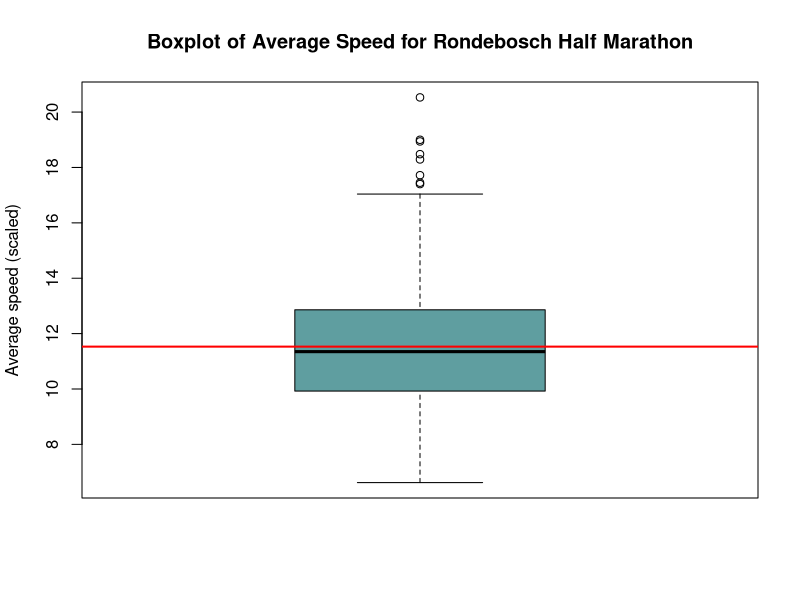
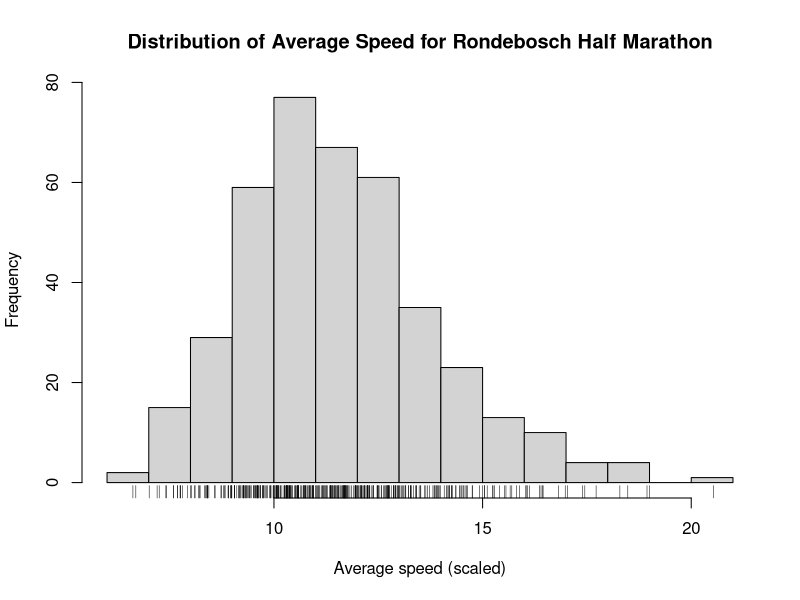

Generate these figures, in order, with R: (Note: this script raises an error after producing the figures.)
### STA4026S - Analytics - CA2
### FLSANT005 - Antony Fleischer

dat_train = read.table('Rondebosch21km_2021_Train.txt', h = TRUE)
dat_val = read.table('Rondebosch21km_2021_Validate.txt', h = TRUE)
dat_test = read.table('Rondebosch21km_2021_Test.txt', h = TRUE)
attach(dat_train)

### Question 1
### =====================
## a)
#Five number summary
boxplot(Speed_21km, data = dat_train, ylab = "Average speed (scaled)", main = "Boxplot of Average Speed for Rondebosch Half Marathon", col = "cadetblue")
summary(Speed_21km)
subset(dat_train, dat_train$Speed_21km > 17)
abline(h = mean(Speed_21km), col = "red", lwd = 2)

#Distribution and skewness
par(mfrow = c(1, 1))
hist(Speed_21km, xlab = "Average speed (scaled)", main = "Distribution of Average Speed for Rondebosch Half Marathon")
rug(Speed_21km)

#Speed vs Sex
par(mfrow = c(1, 2))
plot(Speed_21km ~ Sex, col = "cadetblue", main= "Average Speed vs Sex", ylab = "Average speed (scaled)")
cor(Speed_21km, as.numeric(Sex))

mean(Speed_21km)
mean(subset(Speed_21km, Sex == 'Male'))
mean(subset(Speed_21km, Sex == 'Female'))

#Speed vs Shoe
plot(Speed_21km ~ ShoeBrand, col  = "cadetblue", main = "Average Speed vs Shoe", ylab = "Average speed (scaled)")
cor(Speed_21km, as.numeric(ShoeBrand))

#Speed vs Age
plot(Speed_21km ~ Age_Scl, main = "Average Speed vs Age", ylab = "Average speed (scaled)", xlab = "Age (scaled)")
age_lm = lm(Speed_21km~Age_Scl)
abline(age_lm, col = 'red', lwd = 2)
cor(Speed_21km, Age_Scl)


#Speed vs Nutrition
plot(Speed_21km ~ Nutrition,  main = "Average Speed vs Nutrition", ylab = "Average speed (scaled)", xlab = "Nutrtion")
age_lm = lm(Speed_21km~Nutrition)
abline(age_lm, col = 'red', lwd = 2)
cor(Speed_21km, Nutrition)

## b)
X_train = matrix(cbind(Nutrition,Age_Scl,as.numeric(Sex)-1, as.numeric(ShoeBrand)-1), ncol = 4)
Y_train = matrix(dat_train$Speed_21km, ncol = 1)

# Specify activation functions for the hidden and output layers:
sig1 = function(x) #Logistic activation function for hidden layers
{
  1/(1+exp(-x))
}

sig2 = function(x) #Logistic activation function for output layer.
{
  x
}

g = function(Yhat,Y) #Cross-entropy cost function
{
  0.5*(Yhat-Y)^2
}

neural_net = function(X,Y,theta, m, lam)
{
  # Relevant dimensional variables:
  N = dim(X)[1]
  p = dim(X)[2]
  q = dim(Y)[2]
  
  # Indexing of theta parameter vector
  index = 1:(p*m)
  W1    = matrix(theta[index],p,m)
  index = max(index) + 1:(m*q)
  W2    = matrix(theta[index],m,q)
  index = max(index) + 1:m
  b1    = matrix(theta[index],m,1)
  index = max(index) + 1:q
  b2    = matrix(theta[index],q,1)
  out   = rep(0,N)
  error = rep(0,N)
  
  #Matrix Approach
  S1 = X%*%W1
  b1_t = rep(b1, dim(X)[1])
  b1_t = matrix(t(b1_t), nrow = dim(X)[1], byrow = TRUE)
  S1 = S1 + b1_t
  Z1 = sig1(S1)
  
  S2 = Z1%*%W2
  b2_t = rep(b2, dim(X)[1])
  b2_t = matrix(t(b2_t), nrow = dim(X)[1], byrow = TRUE)
  S2 = S2 + b2_t
  Z2 = sig2(S2)
  
  E1 = (0.5*sum((Z2-Y)^2))/N
  E2 = E1 + lam/N*(sum(W1^2)+sum(W2^2))
  
  return(list(out = Z2, E1 = E1, E2 = E2))
}

obj = function(pars)
{
  res = neural_net(X, Y, pars, m, l)
  return(res$E2)
}

## c)
#Most work here is done in the neural_net function
par(mfrow = c(1,1))

p = dim(X_train)[2]
q = dim(Y_train)[2]
m = 4
np = p*m+m*q+m+q
theta = runif(np,-2,2)
nn = neural_net(X_train, Y_train, theta, m, 0)

## d)
X_val = matrix(cbind(dat_val$Nutrition, dat_val$Age_Scl, as.numeric(dat_val$Sex)-1, as.numeric(dat_val$ShoeBrand)-1), ncol = 4)
Y_val  = matrix(dat_val$Speed_21km, ncol = 1)

#Number of params for 3-network.
a = 3
np_a = p*a+a*q+a+q

#Number of params for 5-network.
b = 5
np_b = p*b+b*q+b+q

#Create empty variables to store min errors, respective lambda values and weight estimates.
#Define lambda sequence
lams    = c(0,exp(seq(-10,-2, length =15)))

ValError_A = rep(NA,length(lams)) 
ValError_B   = rep(NA,length(lams))
estimateA = NA
estimateB = NA
minErrorA = 999
minErrorB = 999
lambdaA = NA
lambdaB = NA


 for(i in 1:16)
 {
   X = X_train
   Y = Y_train
   l = lams[i]
   theta_a = runif(np_a,-1,1)
   theta_b = runif(np_b, -1,1)
   m = a
   res_opt_a   = nlm(obj,theta_a, iterlim = 400)
   m = b
   res_opt_b   = nlm(obj,theta_b, iterlim = 400)
   X = X_val
   Y = Y_val
   resA = neural_net(X_val,Y_val,res_opt_a$estimate,3,lams[i])
   resB = neural_net(X_val,Y_val,res_opt_b$estimate,5,lams[i])
   ValError_A[i] = resA$E2
   ValError_B[i] = resB$E2


   # plot(Y_val)
   # points(resA$out, col = 'dodgerblue1')
   # points(resB$out, col = 'orange')
   #
   # print(res_opt_a$code)
  if (resA$E2 < minErrorA)
   {
    print("Min error found A")
    print(i)
     print(resA$E2)
     minErrorA = resA$E2
     estimateA = res_opt_a$estimate #Usi
     lambdaA = lams[i]
   }
   if (resB$E2 < minErrorB)
   {
     print("Min error found B")
      print(i)
    # print(res_opt_b$estimate)
     print(resB$E2)
     minErrorB = resB$E2
     estimateB = res_opt_b$estimate
     lambdaB = lams[i]
   }
  
   
   
}

resB = neural_net(X_val,Y_val,res_opt_a$estimate,3,lams[16])
resC = neural_net(X_val,Y_val,estimateA,3,lambdaA)
resB$E2
resC$E2

#Min and max values help when plotting val_error vs lambda.
min = min(c(minErrorA, minErrorB))
max = max(c(max(ValError_A), max(ValError_B)))
plot(ValError_A~lams, type = 'l', col = 'dodgerblue1', 
     ylim = c(min, max), 
     lwd = 1,
     ylab = "Validation Error",
     xlab = "Lambda",
     main = "Validation Error of Neural Networks")

lines(ValError_B~lams, lwd = 1, col = 'orange')
legend(x = 'topright', legend=c("3-NN", "5-NN"), 
       fill = c("dodgerblue1","orange"))


which.min(c(minErrorA, minErrorB))
minErrorA
lambdaA

## e)
#Define male Nike lattice.
male = subset(dat_train, (dat_train$ShoeBrand=='Nike'))
male = subset(male, male$Sex=='Male')

M = 200
x1 = seq(min(male$Nutrition), max(male$Nutrition), length = M)
x2 = seq(min(male$Age_Scl), max(male$Age_Scl), length = M)
N = rep(x1, M)
A = rep(x2, each = M)
lat = data.frame(N = N, A = A, S = 1, Sh = 1)
Ylat =  cbind(rep(x2*0, each = M))

#Fit the lattice to the model and return predictions. 
res_fitted = neural_net(as.matrix(lat), Ylat, estimateA, 3, lambdaA)
z = matrix(res_fitted$out, nrow = M, ncol = M)
z
filled.contour(x = seq(min(male$Nutrition), max(male$Nutrition), length = M),
               y = seq(min(male$Age_Scl), max(male$Age_Scl), length = M),
               z,
               color = function(n) hcl.colors(n, "Blue-Yellow"),
               nlevels = 30,
               #zlim = range(min(male$Speed_21km), max(male$Speed_21km)),
               plot.title = title(main = "Avg Speed of Male Nike Athletes",
                                  xlab = "Nutrition", ylab = "Age (scaled)"))



#Define female Nike lattice.
female = subset(dat_train, (dat_train$ShoeBrand=='Nike'))
female = subset(female, female$Sex=='Female')

M = 200
x1 = seq(min(female$Nutrition), max(female$Nutrition), length = M)
x2 = seq(min(female$Age_Scl), max(female$Age_Scl), length = M)
N = rep(x1, M)
A = rep(x2, each = M)
lat = data.frame(N = N, A = A, S = 0, Sh = 1)
Ylat =  cbind(rep(x2*0, each = M))

res_fitted_female = neural_net(as.matrix(lat), Ylat, estimateA, 3, lambdaA)
z = matrix(res_fitted_female$out, nrow = M, ncol = M)

filled.contour(x = seq(min(female$Nutrition), max(female$Nutrition), length = M),
               y = seq(min(female$Age_Scl), max(female$Age_Scl), length = M),
               z,
               color = function(n) hcl.colors(n, "YlOrBr"),
               nlevels = 30,
               zlim = range(min(female$Speed_21km), max(female$Speed_21km)),
               plot.title = title(main = "Avg Speed of Female Nike Athletes",
                                  xlab = "Nutrition", ylab = "Age (scaled)"))


## f)
#Predictions saved to .csv file.
X_test = matrix(cbind(dat_test$Nutrition, dat_test$Age_Scl, as.numeric(dat_test$Sex)-1, as.numeric(dat_test$ShoeBrand)-1), ncol = 4)
Y_test = matrix(rep(0, dim(X_test)[1]), ncol = 1)
X_test
Y_test
test_model = neural_net(X_test, Y_test, estimateA, 3, lambdaA)

pred = data.frame(predictions = matrix(test_model$out, ncol = 1))
write.table(pred,'FLSANT005_STA4026S_CA2.csv', quote = F, row.names = F, sep = ',')


### Question 2


# Let's fake a dataset and see if the network evaluates:
set.seed(2020)
N = 50
x = runif(N,-1,1)
e = rnorm(N,0,1)
y = 2*sin(3*pi*x)+e
plot(y~x, pch = 16, col = 'blue')

# Get the data in matrix form:
X = matrix(x,N,1)
Y = matrix(y,N,1)

# Specify activation functions for the hidden and output layers:
sig1 = function(x)
{
  1/(1+exp(-x))
}
sig1. = function(x)
{
  1/(1+exp(-x))*(1-1/(1+exp(-x)))
}
sig2 = function(x)
{
  x
}
sig2. = function(x)
{
  1+0*x
}

g = function(Yhat,Y)
{
  0.5*(Yhat-Y)^2
}
g. = function(Yhat,Y)
{
  (Yhat-Y)
}
# Write a function that evaluates the neural network (forward recursion):
# X     - Input matrix (N x p)
# Y     - Output matrix(N x q)
# theta - A parameter vector (all of the parameters)
# m     - Number of nodes on hidden layer
# lam   - Regularisation parameter (see later)
neural_net = function(X,Y,theta, m, lam)
{
  # Relevant dimensional variables:
  N = dim(X)[1]
  p = dim(X)[2]
  q = dim(Y)[2]
  
  # Populate weight-matrix and bias vectors:
  index = 1:(p*m)
  index
  W1    = matrix(theta[index],p,m)
  W1
  index = max(index) + 1:(m*q)
  W2    = matrix(theta[index],m,q)
  W2
  index = max(index) + 1:m
  b1    = matrix(theta[index],m,1)
  index = max(index) + 1:q
  b2    = matrix(theta[index],q,1)
  
  # Evaluate network:
  out   = rep(0,N)
  error = rep(0,N)
  
  dW1 = W1*0
  dW2 = W2*0
  dX1 = X*0
  db1 = b1*0
  db2 = b2*0
  
  i = 1
  for(i in 1:N)
  {
    a0 = matrix(X[i,],ncol = 1)
    z1 = t(W1)%*%a0+b1
    a1 = sig1(z1)
    z2 = t(W2)%*%a1+b2
    a2 = sig2(z2)
    
    d2 = g.(a2,Y[i])*sig2.(z2) #working gradient of layer 2 derivative of C * sigma(z2)
    d1 = (W2%*%d2)*sig1.(z1) #working gradient of layer 1
    d0 = (W1%*%d1) #working gradient of layer 0 (inputs)
    db2 = db2+d2
    db1 = db1+d1
    dX1[i] = d0 #assign
    dW2 = dW2+a1%*%t(d2)
    dW1 = dW1+a0%*%t(d1)
    
    out[i]   = a2
    error[i] = g(a2,Y[i])
  }
  
  # Calculate error:
  E1 = sum(error)/N
  #E2 = ...
  
  # Return predictions and error:
  return(list(out = out, E1 = E1, grad = c(dW1,dW2,db1,db2)/N, gradX = dX1))
}



# We need to know the number of parameters in the network:
m          = 10
p          = dim(X)[2]
q          = dim(Y)[2]
npars      = p*m+m*q+m+q
npars
theta_rand = runif(npars,-2,2)
theta = theta_rand
res        = neural_net(X,Y,theta_rand,m,0)

# Set an objective and minimize
obj = function(pars)
{
  res = neural_net(X,Y,pars,m,0)
  return(res$E1)
}


res_opt = nlm(obj,theta_rand, iterlim = 250)


# res_rc     = neural_net(x_lat,y_dummy,res_opt$estimate,m,0)
# 
# # Plot response curve and fitted values
# plot(y~x,pch = 16,col = 'blue')
# points(res_fitted$out~X,col = 'red')
# lines(res_rc$out~x_lat)


#====================================================
# Continue here:
#====================================================

## a)
x_lat = cbind(seq(-1,1,1/100))
y_dummy = cbind(x_lat*0)
h     = 0.01
grad_check = c()
for(k in 1:length(x_lat))
{
  x_kp = x_lat
  x_km = x_lat
  x_kp[k] = x_kp[k]+h/2
  x_km[k] = x_km[k]-h/2
  
  res_kp  =  neural_net(x_kp,y_dummy,res_opt$estimate,m,0)
  res_km  =  neural_net(x_km,y_dummy,res_opt$estimate,m,0)
  
  grad_check[k] = (res_kp$out[k]-res_km$out[k])/h
}

#The partial derivative of the cost function with respect to X. So simple!
CpartialX = 6*pi*cos(3*pi*x_lat) 

#Plot approximate gradient vs regularly spaced x
res_fitted = neural_net(x_lat, y_dummy, res_opt$estimate, 10, 0)
plot(res_fitted$gradX~x_lat, type = 'l', lwd = 2, col = 'dodgerblue1', xlab = 'X', ylab = 'Gradient', main = "Gradient of C with respects to X")
#add actual cost function derivative/gradient
lines(x_lat, CpartialX, lwd = 2, col = 'orange')

lines(grad_check~x_lat, type = 'l', lwd = 2, col = 'darkgreen')
legend(x = 'bottomright', legend=c("Backprop", "True Deriv", "Approximation"), 
       fill = c("dodgerblue1","orange", "darkgreen"))

               